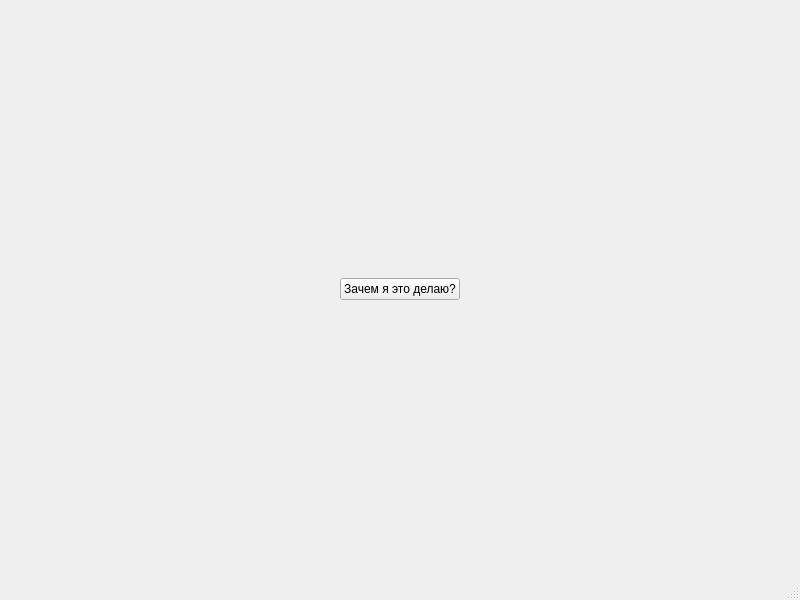
<?xml version="1.0" encoding="UTF-8"?>
<ui version="4.0">
 <class>MainWindow</class>
 <widget class="QMainWindow" name="MainWindow">
  <property name="geometry">
   <rect>
    <x>0</x>
    <y>0</y>
    <width>800</width>
    <height>600</height>
   </rect>
  </property>
  <property name="windowTitle">
   <string>В чём смысл моей жизни?</string>
  </property>
  <widget class="QWidget" name="centralwidget">
   <layout class="QVBoxLayout" name="verticalLayout">
    <item>
     <layout class="QHBoxLayout" name="horizontalLayout">
      <item>
       <spacer name="horizontalSpacer">
        <property name="orientation">
         <enum>Qt::Horizontal</enum>
        </property>
        <property name="sizeHint" stdset="0">
         <size>
          <width>40</width>
          <height>20</height>
         </size>
        </property>
       </spacer>
      </item>
      <item>
       <widget class="QPushButton" name="pushButton">
        <property name="text">
         <string>Зачем я это делаю?</string>
        </property>
       </widget>
      </item>
      <item>
       <spacer name="horizontalSpacer_2">
        <property name="orientation">
         <enum>Qt::Horizontal</enum>
        </property>
        <property name="sizeHint" stdset="0">
         <size>
          <width>40</width>
          <height>20</height>
         </size>
        </property>
       </spacer>
      </item>
     </layout>
    </item>
   </layout>
  </widget>
  <widget class="QStatusBar" name="statusbar"/>
 </widget>
 <resources/>
 <connections/>
</ui>
